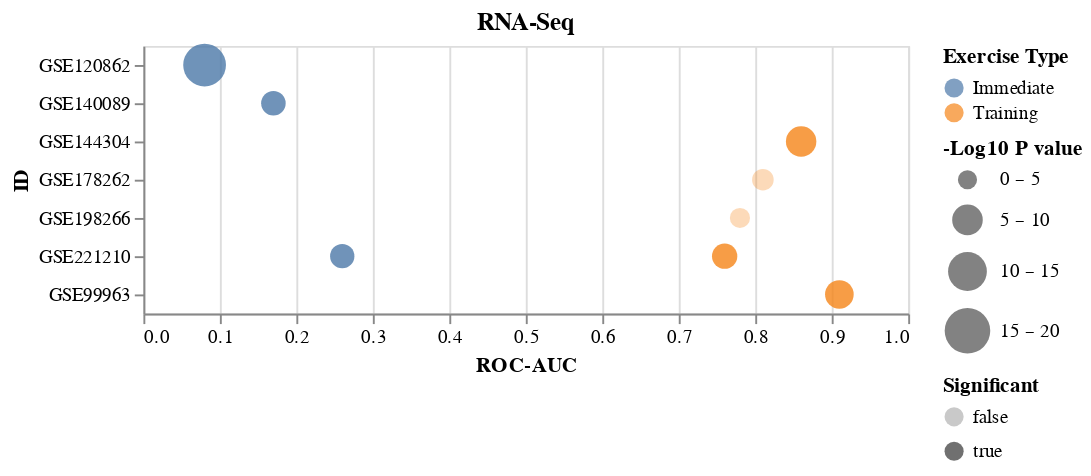

Notebook source saved alongside this figure:
### Code cell
chartLst[6]

### Figure 1 — Vega-Lite specification as saved in the notebook (floating-point values rounded to 4 significant figures)
{"config": {"view": {"continuousWidth": 400, "continuousHeight": 300}}, "data": {"name": "data-7b393174e1684a0f25bb12a02fbd0be6"}, "mark": "circle", "encoding": {"color": {"type": "nominal", "field": "Exercise Type"}, "opacity": {"type": "nominal", "field": "Significant"}, "size": {"type": "quantitative", "field": "-Log10 P value", "scale": {"bins": [0, 5, 10, 15, 20], "range": [100, 500], "reverse": false}}, "x": {"type": "quantitative", "field": "ROC-AUC", "scale": {"domain": [0, 1]}}, "y": {"type": "nominal", "field": "ID"}}, "title": "RNA-Seq", "$schema": "https://vega.github.io/schema/vega-lite/v4.8.1.json", "datasets": {"data-7b393174e1684a0f25bb12a02fbd0be6": [{"ID": "GSE120862", "ROC-AUC": 0.08, "Pval": 1.51e-13, "Exercise Type": "Immediate", "-Log10 P value": 12.82, "Significant": true}, {"ID": "GSE140089", "ROC-AUC": 0.17, "Pval": 0.00853, "Exercise Type": "Immediate", "-Log10 P value": 2.069, "Significant": true}, {"ID": "GSE198266", "ROC-AUC": 0.78, "Pval": 0.433, "Exercise Type": "Training", "-Log10 P value": 0.3635, "Significant": false}, {"ID": "GSE178262", "ROC-AUC": 0.81, "Pval": 0.133, "Exercise Type": "Training", "-Log10 P value": 0.8761, "Significant": false}, {"ID": "GSE144304", "ROC-AUC": 0.86, "Pval": 1.19e-05, "Exercise Type": "Training", "-Log10 P value": 4.924, "Significant": true}, {"ID": "GSE221210", "ROC-AUC": 0.76, "Pval": 0.00387, "Exercise Type": "Training", "-Log10 P value": 2.412, "Significant": true}, {"ID": "GSE221210", "ROC-AUC": 0.26, "Pval": 0.0107, "Exercise Type": "Immediate", "-Log10 P value": 1.971, "Significant": true}, {"ID": "GSE99963", "ROC-AUC": 0.91, "Pval": 0.000105, "Exercise Type": "Training", "-Log10 P value": 3.979, "Significant": true}]}}
